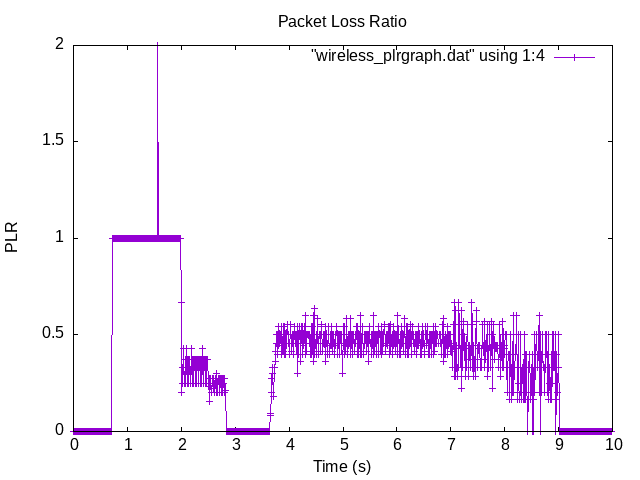

gnuplot code for this plot:
set autoscale
set term png
set title "Packet Loss Ratio"
set xlabel "Time (s)"
set ylabel "PLR"
set out "wireless_plr.png"

plot "wireless_plrgraph.dat" using 1:4 with linespoints
